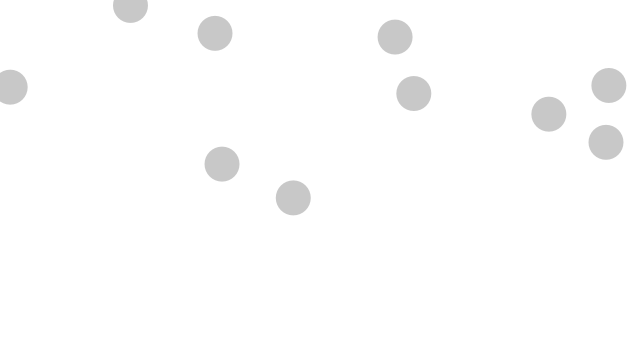
Frame 1 (no input)
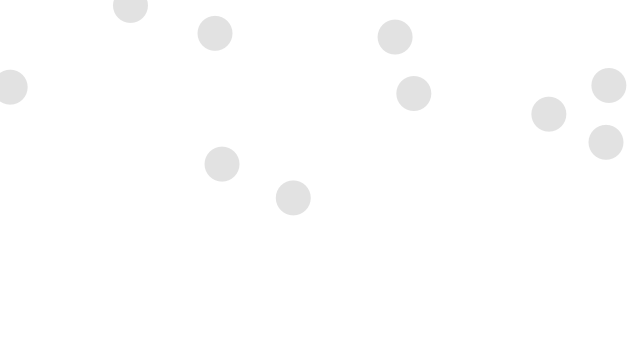
Frame 60 (the mouse pressed at the canvas centre just before this capture)
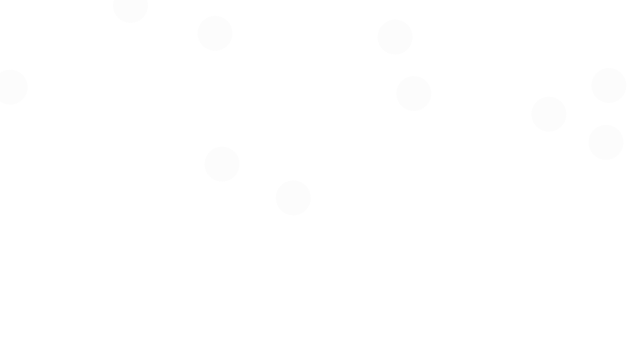
Frame 120 (the mouse held since frame 60 and released just before this capture)

The Processing sketch that drew these frames (run headless with seeded random() and noise(); from frame 60 on, the mouse is pressed at the canvas centre):

// Processing sketch: sketch_01_ParticleSystemClass
// ── sketch_01_ParticleSystemClass.pde
ParticleSystem ps;
 
void setup() {
  size(640,360);
  ps = new ParticleSystem();
}
 
void draw() {
  background(255);
  ps.run();
}
// ── Particle.pde
class Particle{
  
  PVector loc;
  PVector vel;
  PVector accel;
  
  float lifeSpan;
  
  float startX;
  float startY;

  Particle(float x_, float y_){
    loc = new PVector(x_, y_);
    vel = new PVector(0,0);
    accel = new PVector(0, 0);
    
    startX = x_;
    startY = y_;
    
    lifeSpan = 255;
  }
  
    
  void run(){
    update();
    display();
    
  }
  
  void update(){
    vel.add(accel);
    loc.add(vel);
    
    lifeSpan -= 2;
      

  }
  
  void display(){
    fill(200, lifeSpan);
    noStroke();
    pushMatrix();
    translate(loc.x, loc.y);
    ellipse(0, 0, 35, 35);
    popMatrix();
  }
  
  /*
   void applyForce(Force f){
    accel.add(PVector.div(f.vForce,mass));
  }
  
    void ignoreForce(Force f){
    accel.sub(PVector.div(f.vForce,mass));
  }
  */
  
  boolean isDead(){
    if(lifeSpan < 0){
      return true;
    }else{
       return false;
    }
   }
  
  void reset(){
    loc.x = startX;
    loc.y = startY;
    vel.mult(0);

  }
}
// ── ParticleSystem.pde
class ParticleSystem{
    
    ArrayList <Particle> ps;
    
    ParticleSystem(){
      
      ps = new ArrayList<Particle>();
      float total = 10;
        for(int i=0; i < total; i++){
          ps.add(new Particle(random(width), random(height)));
        }
    }
    
    void run(){
       for(int i= ps.size()-1; i >=0; i--){
           ps.get(i).run();
         if(ps.get(i).isDead()){
           ps.remove(ps.get(i));
         }
        
       }
    }
  }
